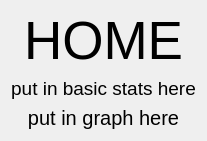
                  <widget class="QWidget" name="page_home">
                   <layout class="QVBoxLayout" name="verticalLayout_10">
                    <item>
                     <widget class="QLabel" name="top">
                      <property name="font">
                       <font>
                        <family>Segoe UI</family>
                        <pointsize>40</pointsize>
                       </font>
                      </property>
                      <property name="cursor">
                       <cursorShape>ArrowCursor</cursorShape>
                      </property>
                      <property name="styleSheet">
                       <string notr="true"/>
                      </property>
                      <property name="text">
                       <string>HOME</string>
                      </property>
                      <property name="alignment">
                       <set>Qt::AlignCenter</set>
                      </property>
                     </widget>
                    </item>
                    <item>
                     <widget class="QLabel" name="middle">
                      <property name="font">
                       <font>
                        <family>Segoe UI</family>
                        <pointsize>14</pointsize>
                       </font>
                      </property>
                      <property name="text">
                       <string>put in basic stats here</string>
                      </property>
                      <property name="alignment">
                       <set>Qt::AlignCenter</set>
                      </property>
                     </widget>
                    </item>
                    <item>
                     <widget class="QLabel" name="bottom">
                      <property name="enabled">
                       <bool>true</bool>
                      </property>
                      <property name="font">
                       <font>
                        <family>Segoe UI</family>
                        <pointsize>15</pointsize>
                       </font>
                      </property>
                      <property name="text">
                       <string>put in graph here</string>
                      </property>
                      <property name="alignment">
                       <set>Qt::AlignCenter</set>
                      </property>
                     </widget>
                    </item>
                   </layout>
                  </widget>
